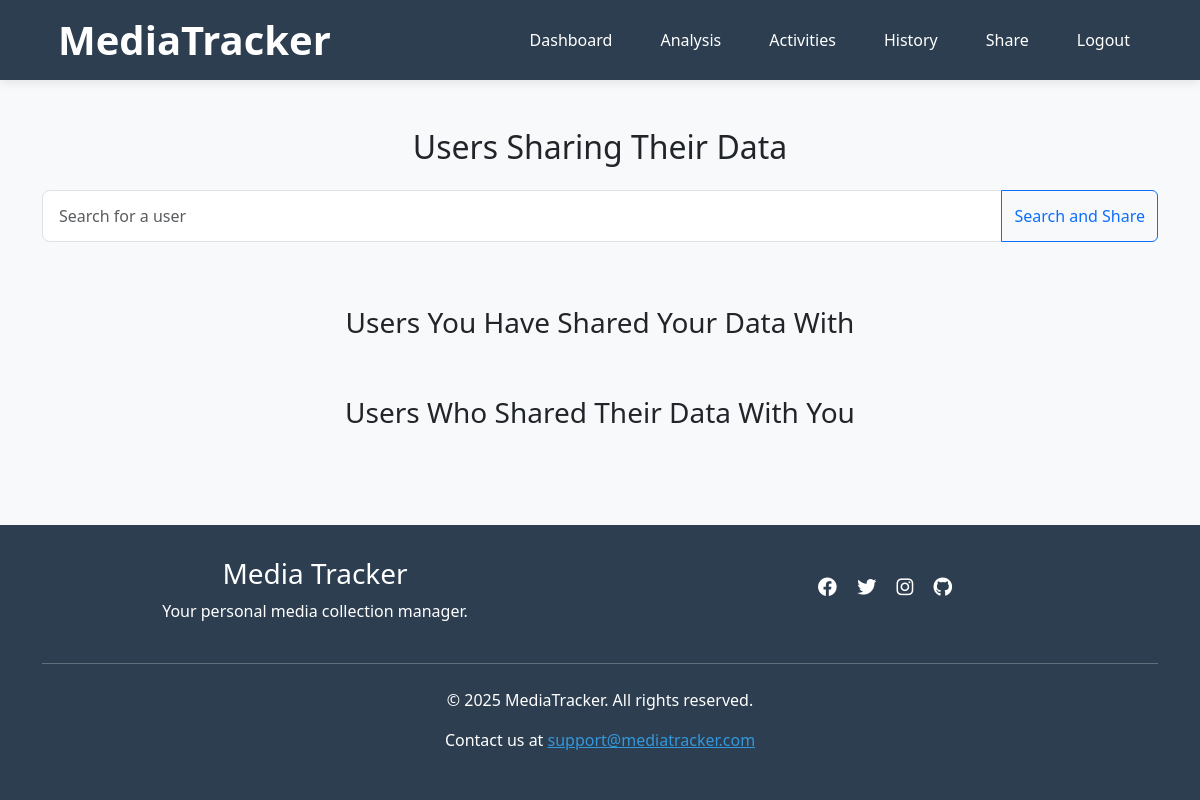
/sharedata (signed in), run on an earlier commit of the app's database.
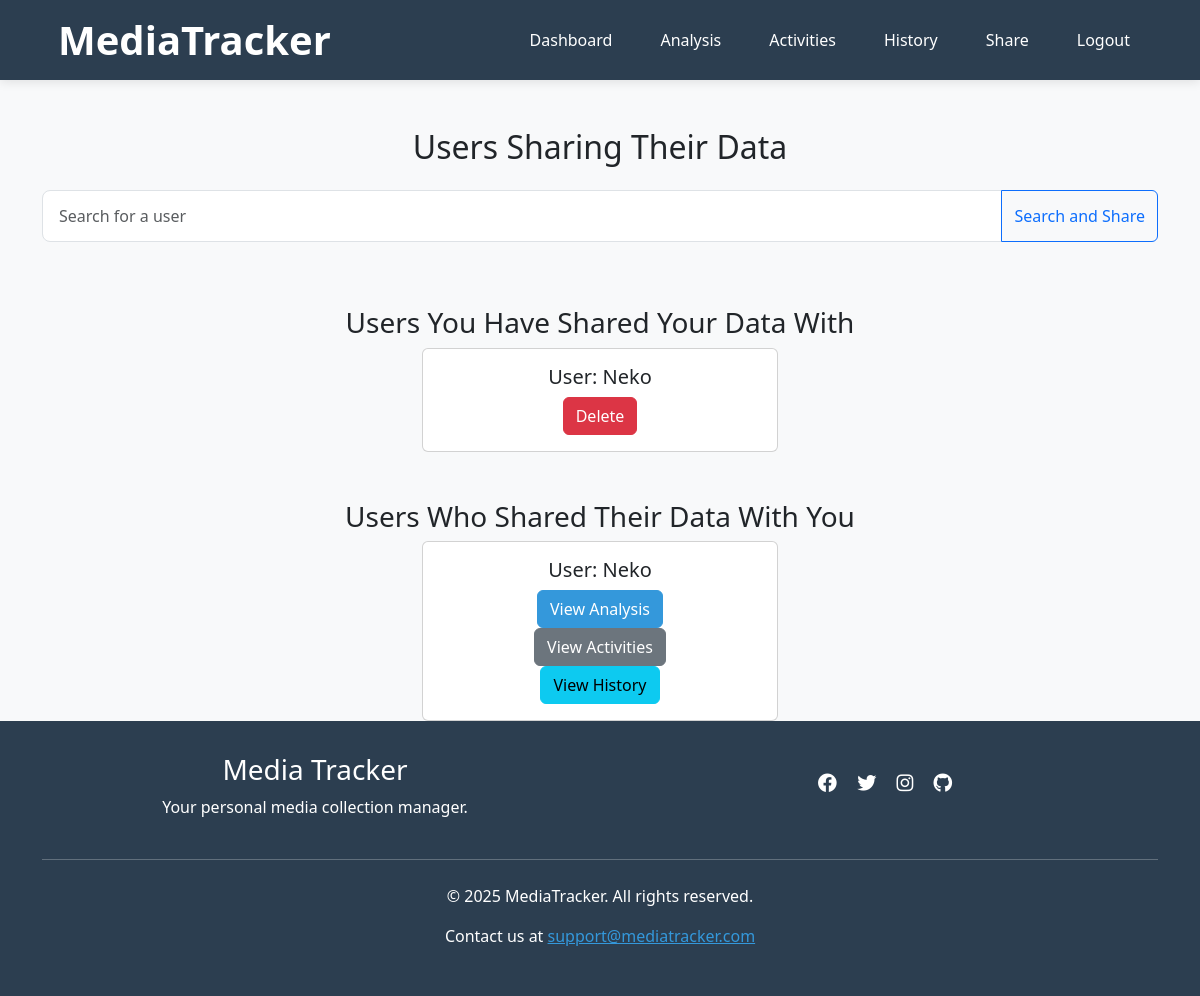
And on a later commit of the database.
### app/models.py (models this page shows)
class SharedUsers(db.Model):
    __tablename__ = 'SharedUsers'
    id = db.Column(db.Integer, primary_key=True)
    username = db.Column(db.String(80), db.ForeignKey('Users.username'), nullable=False)
    shared_username = db.Column(db.String(80), db.ForeignKey('Users.username'), nullable=False)
    user = db.relationship('Users', foreign_keys=[username], backref='shared_by')
    shared_user = db.relationship('Users', foreign_keys=[shared_username], backref='shared_with')

### app/routes.py (the view)
@app.route('/sharedata', methods=['GET', 'POST'])
def sharedata():
    if 'username' not in session:
        flash('Please log in to access this page.', 'danger')
        return redirect(url_for('login'))
    username = session['username']
    shared_with_me, shared_with = share_data_handler(username, request)
    return render_template('sharedata.html', shared_with_me=shared_with_me, shared_with=shared_with)

### app/helpers/sharedata_handler.py (called while the page is built, shortened)
def share_data_handler(username, request):
    shared_with_me = SharedUsers.query.filter_by(shared_username=username).all()
    shared_with = SharedUsers.query.filter_by(username=username).all()
    return shared_with_me, shared_with

### app/templates/sharedata.html (shortened to what this page needs)
{% extends "base.html" %}
{% block content %}
<div class="container mt-5">
    <h2 class="text-center mb-4">Users Sharing Their Data</h2>
    <div class="row justify-content-center">
        <form method="POST" action="/sharedata">
            <div class="input-group mb-3">
                <input type="text" class="form-control" placeholder="Search for a user" name="target_user" required>
                <button class="btn btn-outline-primary" type="submit">Search and Share</button>
            </div>
        </form>
    </div>
    <h3 class="text-center mt-5">Users You Have Shared Your Data With</h3>
    <div class="row justify-content-center">
        {% for shared_with_user in shared_with %}
        <div class="col-md-4">
            <div class="card text-center">
                <div class="card-body">
                    <h5 class="card-title">User: {{ shared_with_user.shared_username }}</h5>
                    <form method="POST" action="/sharedata">
                        <button type="submit" class="btn btn-danger">Delete</button>
                    </form>
                </div>
            </div>
        </div>
        {% endfor %}
    </div>
    <h3 class="text-center mt-5">Users Who Shared Their Data With You</h3>
    <div class="row justify-content-center">
        {% for shared_user in shared_with_me %}
        <div class="col-md-4">
            <div class="card text-center">
                <div class="card-body">
                    <h5 class="card-title">User: {{ shared_user.username }}</h5>
                    <form method="POST" action="/view_shared_data/analysis">
                        <button type="submit" class="btn btn-primary">View Analysis</button>
                    </form>
                    <form method="POST" action="/view_shared_data/activities">
                        <button type="submit" class="btn btn-secondary">View Activities</button>
                    </form>
                    <form method="POST" action="/view_shared_data/history">
                        <button type="submit" class="btn btn-info">View History</button>
                    </form>
                </div>
            </div>
        </div>
        {% endfor %}
    </div>
</div>
{% endblock %}

What changed in the data, as far as the page shows it:
added SharedUsers: shared_username "Neko", shown under "Users You Have Shared Your Data With"
added SharedUsers: username "Neko", shown under "Users Who Shared Their Data With You"
